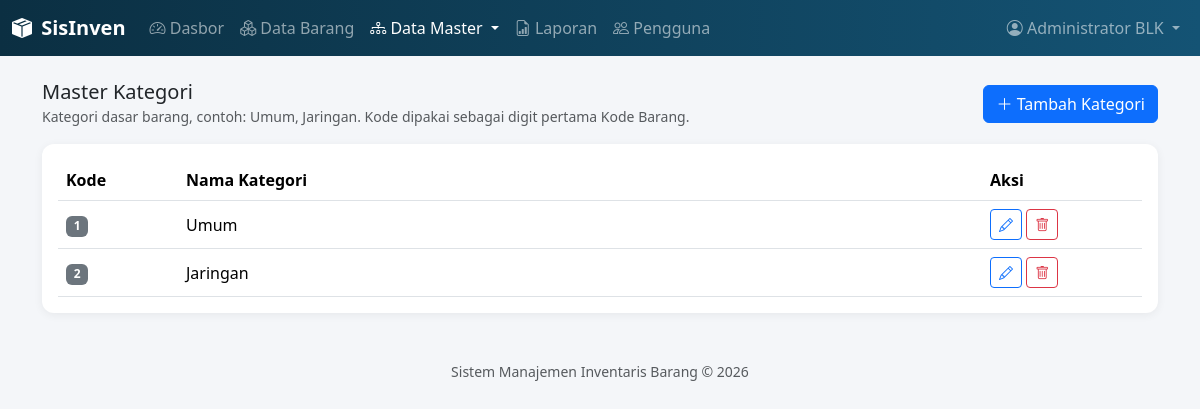
/master/kategori.php (signed in), run on the app's committed database.
### tables this page shows
CREATE TABLE `kategori` (
  `id` int(11) NOT NULL,
  `kode_kategori` int(11) NOT NULL,
  `nama_kategori` varchar(100) NOT NULL,
  `created_at` datetime DEFAULT current_timestamp()
);

### includes/functions.php (called while the page is built, shortened)
<?php
function amankan($teks) {
    return htmlspecialchars($teks ?? '', ENT_QUOTES, 'UTF-8');
}

### master/kategori.php (the view, shortened to what this page needs)
<?php
require_once __DIR__ . '/../includes/functions.php';
$pdo = getKoneksi();
$daftar = $pdo->query('SELECT * FROM kategori ORDER BY kode_kategori')->fetchAll();
require_once __DIR__ . '/../includes/header.php';
?>
<div class="d-flex justify-content-between align-items-center mb-3">
  <div>
    <h5 class="mb-0">Master Kategori</h5>
    <small class="text-muted">Kategori dasar barang, contoh: Umum, Jaringan. Kode dipakai sebagai digit pertama Kode Barang.</small>
  </div>
  <button class="btn btn-primary" data-bs-toggle="modal" data-bs-target="#modalForm" onclick="bukaTambah()">
    <i class="bi bi-plus-lg"></i> Tambah Kategori
  </button>
</div>
<div class="card p-3">
  <table class="table table-hover align-middle mb-0">
    <thead><tr><th style="width:120px">Kode</th><th>Nama Kategori</th><th style="width:160px">Aksi</th></tr></thead>
    <tbody>
    <?php foreach ($daftar as $row): ?>
      <tr>
        <td><span class="badge bg-secondary"><?= amankan($row['kode_kategori']) ?></span></td>
        <td><?= amankan($row['nama_kategori']) ?></td>
        <td>
          <button class="btn btn-sm btn-outline-primary" onclick='bukaEdit(<?= json_encode($row) ?>)'>
            <i class="bi bi-pencil"></i>
          </button>
          <button class="btn btn-sm btn-outline-danger" onclick="hapus(<?= (int)$row['id'] ?>)">
            <i class="bi bi-trash"></i>
          </button>
        </td>
      </tr>
    <?php endforeach; ?>
    </tbody>
  </table>
</div>
<?php require_once __DIR__ . '/../includes/footer.php'; ?>

### assets/css/style.css (style rules this page uses)
:root { --sisinven-primary: #145374; --sisinven-primary-dark: #0b2f42; --sisinven-accent: #00A8CC; }
body { background-color: #f4f6f9; font-family: 'Segoe UI', system-ui, sans-serif; }
.card { border: none; border-radius: 0.75rem; box-shadow: 0 2px 10px rgba(0,0,0,0.06); }

### data on the page
kategori: kode_kategori "1", nama_kategori "Umum"
kategori: kode_kategori "2", nama_kategori "Jaringan"

### other printed values
amankan($_SESSION['nama_lengkap'] ?? '') "Administrator BLK"
